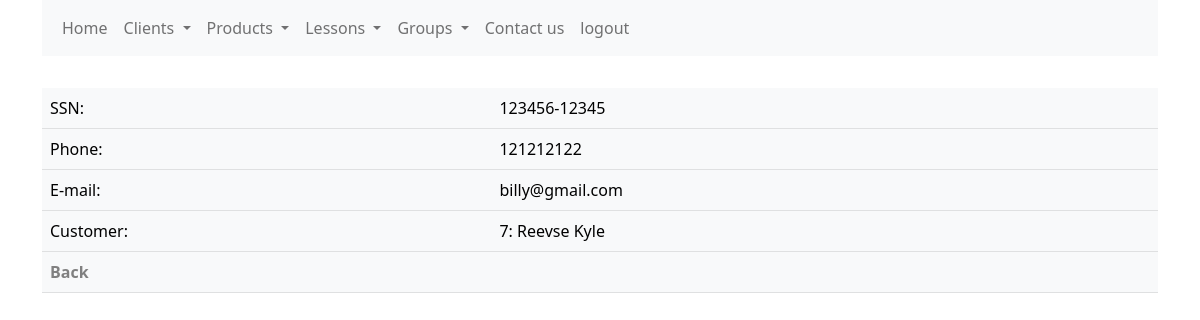
The page /users/student/8/ (signed in) on the database its author committed.
### users/models.py (models this page shows, shortened)
class BaseUser(AbstractUser):
    username = models.CharField(max_length=150, unique=True, blank=False)
    first_name = models.CharField(max_length=150)
    last_name = models.CharField(max_length=150)
    ssn = models.CharField(max_length=12)
    phone = models.CharField(max_length=13)
    email = models.CharField(max_length=100)
    created_at = models.DateTimeField(default=timezone.now)
    is_staff = models.BooleanField(default=False)
    is_active = models.BooleanField(default=False)
    USERNAME_FIELD = "username"
    REQUIRED_FIELDS = [
        "first_name",
        "last_name",
        "ssn",
        "phone",
        "email",
    ]
    def __str__(self):
        return f"{self.id}: {self.last_name} {self.first_name}"

class Student(BaseUser):
    bound_customer = models.ForeignKey("Customer", on_delete=models.CASCADE)
    class Meta:
        verbose_name_plural = "Students"

### users/views.py (the view)
# urls.py: path("student/<int:pk>/", StudentDetailView.as_view(), name="student"),
class StudentDetailView(DetailView):
    model = Student

### users/templates/users/student_detail.html (shortened to what this page needs)
{% extends 'main.html' %}
{% block content %}
<br>
<table class="table table-light">
    <tbody>
        <tr>
            <td>SSN:</td>
            <td>{{ object.ssn }} </td>
        </tr>
        <tr>
            <td>Phone:</td>
            <td>{{ object.phone }} </td>
        </tr>
        <tr>
            <td>E-mail:</td>
            <td>{{ object.email }} </td>
        </tr>
        <tr>
            <td>Customer:</td>
            <td>{{ object.bound_customer }} </td>
        </tr>
        <tr>
            <td colspan="2"><a href="{% url 'students' %}">Back</a></td>
        </tr>
    </tbody>
</table>
{% endblock content %}

### static/css/styles.css (style rules this page uses)
a { color: grey; font-weight: bold; text-decoration: none; }

### rows shown on the page
BaseUser: ssn "123456-12345", phone "121212122", email "billy@gmail.com"
Student: bound_customer "7: Reevse Kyle"
